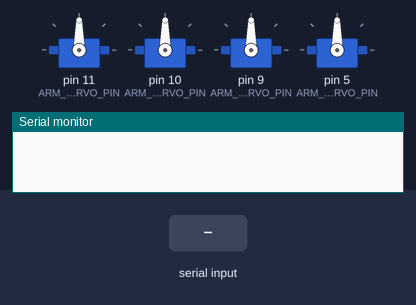
Simulated run of this sketch. Board: Arduino Uno, built with avr-gcc and run on an emulated ATmega328P. Shown: 4 × servo, the last lines printed to the serial monitor. The test bench sets the inputs (shaded band).

Above: at 1.2 s.
1.3 s: "90,45,200\n" received over Serial
At 2.5 s:
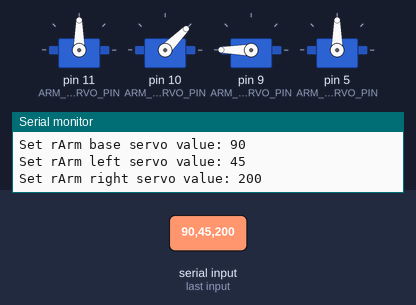
2.8 s: "30,150,10\n" received over Serial
At 5.4 s:
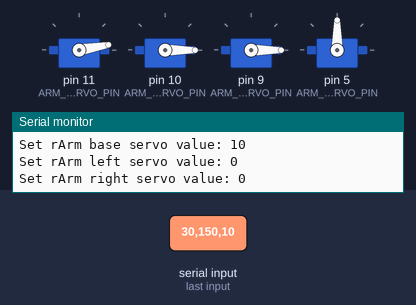
5.8 s: "30,150,10,200\n" received over Serial
At 8.6 s:
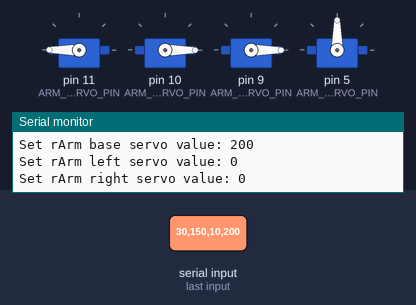
8.8 s: "90,45,200,10,150,30\n" received over Serial
At 10.0 s:
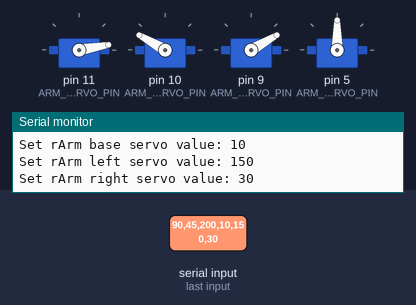
10.3 s: "30,150,10,200,45,90\n" received over Serial
At 11.1 s:
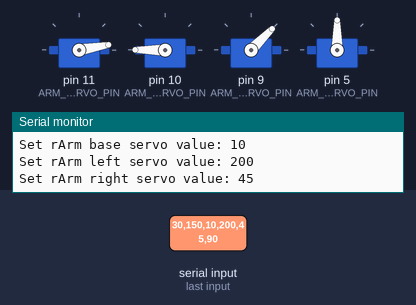
11.8 s: "90,45\n" received over Serial
At 14.5 s:
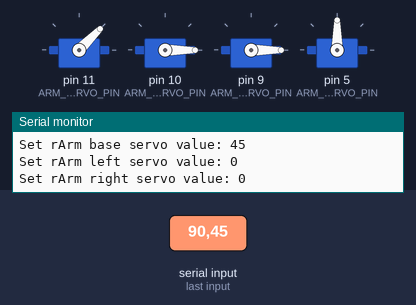
Timing chart, 0 to 15.8 s (numbered marks = the images above; inputs shaded):
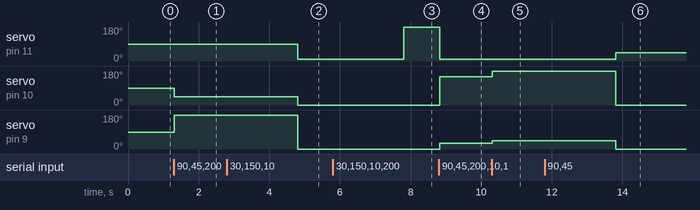

The sketch:

Comm_Receiver_Arduino.ino
```cpp
#include <Servo.h>

Servo servo_base;
Servo servo_left;
Servo servo_right;
Servo servo_claw;

int i = 0;
int inter_position;
#define TEST_BASE
#define TEST_LEFT
#define TEST_RIGHT
#define TEST_CLAW

#define DELAY (5)

#if defined TEST_BASE
// 底座
#define ARM_BASE_SERVO_MIN (10)
#define ARM_BASE_SERVO_MAX (179)
#define ARM_BASE_SERVO_PIN (11)
#endif

#if defined TEST_LEFT
// 左臂
#define ARM_LEFT_SERVO_MIN (10)
#define ARM_LEFT_SERVO_MAX (140)
#define ARM_LEFT_SERVO_PIN (10)
#endif

// 右臂
#if defined TEST_RIGHT
#define ARM_RIGHT_SERVO_MIN (40)
#define ARM_RIGHT_SERVO_MAX (170)
#define ARM_RIGHT_SERVO_PIN (9)
#endif

#if defined TEST_CLAW
// 爪子
#define ARM_CLAW_SERVO_MIN (10)
#define ARM_CLAW_SERVO_MAX (45)
#define ARM_CLAW_SERVO_PIN (5)
#endif


void setup() {
  Serial.begin(9600);

#if defined TEST_BASE
  servo_base.attach(ARM_BASE_SERVO_PIN);
#endif

#if defined TEST_LEFT
  servo_left.attach(ARM_LEFT_SERVO_PIN);
#endif

#if defined TEST_RIGHT
  servo_right.attach(ARM_RIGHT_SERVO_PIN);
#endif

#if defined TEST_CLAW
  servo_claw.attach(ARM_CLAW_SERVO_PIN);
#endif
}


void loop()
{

  int base_position = 90;
  int left_position = 90;
  int right_position = 90;
  int last_base_position = 0;
  int last_left_position = 0;
  int last_right_position = 0;
  int claw;


  while (Serial.available() > 0)
  {

    base_position = Serial.parseInt();
    left_position = Serial.parseInt();
    right_position = Serial.parseInt();

    servo_base.write(base_position);
    servo_left.write(left_position);
    servo_right.write(right_position);

    Serial.print("Set rArm base servo value: ");
    Serial.print(base_position);
    //delay(2000);
    Serial.print('\n');
    Serial.print("Set rArm left servo value: ");
    Serial.print(left_position);
    Serial.print('\n');
    Serial.print("Set rArm right servo value: ");
    Serial.print(right_position);
    Serial.print('\n');

    //delay(2000);

    Serial.parseInt();
    Serial.parseInt();
    Serial.parseInt();


  }
}
```

Measured:
- after the input at 1.3 s, servo on pin 10 (ARM_LEFT_SERVO_PIN): 90° → 45° at once; servo on pin 9 (ARM_RIGHT_SERVO_PIN): 90° → 180° at once
- after the input at 2.8 s, servo on pin 11 (ARM_BASE_SERVO_PIN): 90° → 10° after 2.0 s; servo on pin 10 (ARM_LEFT_SERVO_PIN): 45° → 0° after 2.0 s; servo on pin 9 (ARM_RIGHT_SERVO_PIN): 180° → 0° after 2.0 s
- after the input at 5.8 s, servo on pin 11 (ARM_BASE_SERVO_PIN): 10° → 180° after 2.0 s
- after the input at 8.8 s, servo on pin 11 (ARM_BASE_SERVO_PIN): 180° → 10° at once; servo on pin 10 (ARM_LEFT_SERVO_PIN): 0° → 150° at once; servo on pin 9 (ARM_RIGHT_SERVO_PIN): 0° → 30° at once
- after the input at 10.3 s, servo on pin 10 (ARM_LEFT_SERVO_PIN): 150° → 180° at once; servo on pin 9 (ARM_RIGHT_SERVO_PIN): 30° → 45° at once
- after the input at 11.8 s, servo on pin 11 (ARM_BASE_SERVO_PIN): 10° → 45° after 2.0 s; servo on pin 10 (ARM_LEFT_SERVO_PIN): 180° → 0° after 2.0 s; servo on pin 9 (ARM_RIGHT_SERVO_PIN): 45° → 0° after 2.0 s
